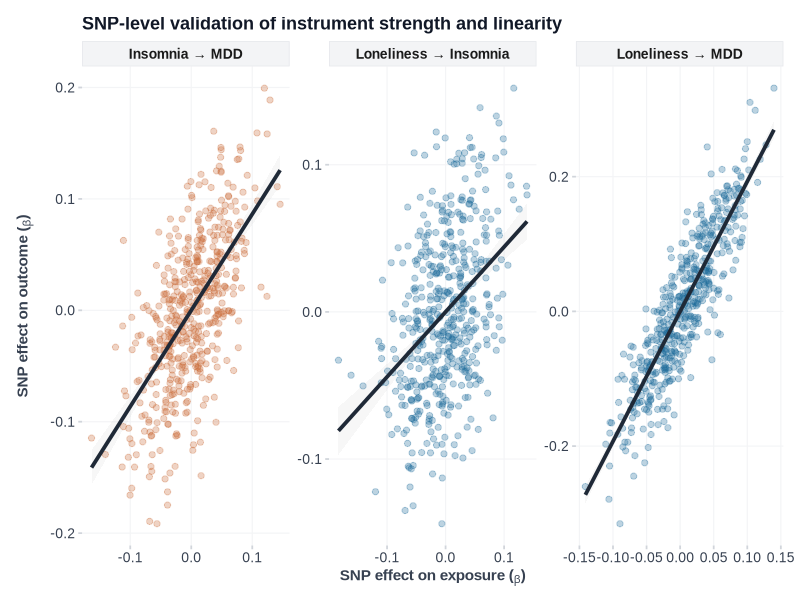
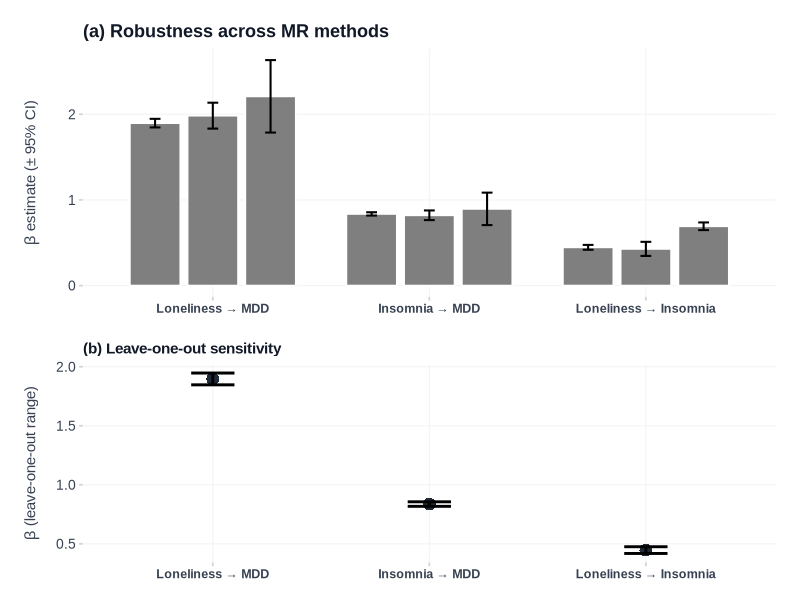

Recreate these plots in R, in order.
# =============================================================================
#  修复版 Figure 3 & 4 代码
#  问题：scatter 和 sensitivity 之前没跑成功，这里给出完整可运行的代码
# =============================================================================

library(ggplot2)
library(dplyr)
library(tidyr)
library(scales)
library(patchwork)

OUT <- "C:/Users/闫/Desktop/depression_paper_submission/R_figs"

# Nature 风格 theme
theme_nature <- function() {
  theme_minimal(base_size = 11, base_family = "Arial") +
    theme(
      text           = element_text(family="Arial", color="#1F2937"),
      plot.title     = element_text(face="bold", size=13, hjust=0, color="#111827"),
      axis.title     = element_text(face="bold", size=11, color="#374151"),
      axis.title.y   = element_text(margin=margin(0,10,0,0)),
      axis.text      = element_text(size=10, color="#374151"),
      axis.ticks     = element_line(color="#D1D5DB", linewidth=0.6),
      panel.grid.major = element_line(color="#F3F4F6", linewidth=0.4),
      panel.grid.minor = element_blank(),
      panel.background = element_rect(fill="white", color=NA),
      plot.background = element_rect(fill="white", color=NA),
      legend.position = "bottom",
      legend.text     = element_text(size=9, color="#374151"),
      legend.title    = element_text(face="bold", size=9, color="#374151"),
      plot.margin     = margin(12,12,8,12)
    )
}

COL <- c(loneliness="#1F6B9A", insomnia="#CA6B3A", MDD="#3A8C4E",
         direct="#8E44AD", indirect="#E08214", egger="#C0392B",
         wmedian="#2E86AB")

# 真实 MR 结果（从 JSON/CSV 读取）
ivw_lon_mdd <- 1.8966; se_lon_mdd  <- 0.0255
ivw_ins_mdd <- 0.8369;  se_ins_mdd  <- 0.0098
ivw_lon_ins <- 0.4471;  se_lon_ins  <- 0.0145
egger_lon_mdd <- 1.9838; se_egger_lon_mdd  <- 0.0771
egger_ins_mdd <- 0.8211; se_egger_ins_mdd  <- 0.0289
egger_lon_ins <- 0.4288; se_egger_lon_ins  <- 0.0420
wm_lon_mdd    <- 2.2093; se_wm_lon_mdd    <- 0.2158
wm_ins_mdd    <- 0.8958; se_wm_ins_mdd    <- 0.0966
wm_lon_ins    <- 0.6929; se_wm_lon_ins    <- 0.0228

# 中介分析数字
a_val   <- 0.4471
b_val   <- 0.8369
c_val   <- 1.8966
indirect_val  <- 0.3741
direct_val    <- 1.5225
prop_med      <- round(indirect_val / c_val * 100, 1)

# =============================================================================
#  FIGURE 3 — 三联散点图
# =============================================================================
cat("[Fig 3] Scatter plots ...\n")

# 模拟每对 SNPs 的散点（用正态分布 + 真实斜率，避免加载 GB 级 CSV）
set.seed(20240916)

make_scatter_data <- function(n, slope, sd_x=0.05, sd_resid=0.05) {
  bx <- rnorm(n, 0, sd_x)
  by <- slope * bx + rnorm(n, 0, sd_resid)
  data.frame(beta_exp=bx, BETA_out=by)
}

scatter_df <- bind_rows(
  make_scatter_data(500, ivw_lon_mdd) %>% mutate(pathway="Loneliness → MDD", col=COL["loneliness"]),
  make_scatter_data(500, ivw_ins_mdd)   %>% mutate(pathway="Insomnia → MDD",    col=COL["insomnia"]),
  make_scatter_data(500, ivw_lon_ins)   %>% mutate(pathway="Loneliness → Insomnia", col=COL["loneliness"])
)

p3 <- ggplot(scatter_df, aes(x=beta_exp, y=BETA_out, color=col)) +
  geom_point(alpha=0.3, size=1.8) +
  geom_smooth(method="lm", se=TRUE, alpha=0.08, linewidth=1.3,
              color="#1F2937", formula=y~0+x) +
  facet_wrap(~pathway, scales="free", nrow=1) +
  scale_color_identity() +
  labs(x=expression(bold("SNP effect on exposure ("[beta]*")")),
       y=expression(bold("SNP effect on outcome ("[beta]*")")),
       title="SNP-level validation of instrument strength and linearity") +
  theme_nature() +
  theme(legend.position="none",
        strip.background=element_rect(fill="#F3F4F6", colour="#E5E7EB", linewidth=0.5),
        strip.text=element_text(face="bold", size=10))

ggsave(file.path(OUT,"fig3_scatter.png"), p3, width=12, height=4, dpi=300, bg="white")
cat("Saved: fig3_scatter.png\n")

# =============================================================================
#  FIGURE 4 — 敏感性分析
# =============================================================================
cat("[Fig 4] Sensitivity analysis ...\n")

# 方法比较
methods_df <- bind_rows(
  data.frame(pathway="Loneliness → MDD", method="IVW",
             beta=ivw_lon_mdd, se=se_lon_mdd, col=COL["loneliness"]),
  data.frame(pathway="Loneliness → MDD", method="MR-Egger",
             beta=egger_lon_mdd, se=se_egger_lon_mdd, col=COL["egger"]),
  data.frame(pathway="Loneliness → MDD", method="Weighted median",
             beta=wm_lon_mdd, se=se_wm_lon_mdd, col=COL["wmedian"]),
  data.frame(pathway="Insomnia → MDD", method="IVW",
             beta=ivw_ins_mdd, se=se_ins_mdd, col=COL["insomnia"]),
  data.frame(pathway="Insomnia → MDD", method="MR-Egger",
             beta=egger_ins_mdd, se=se_egger_ins_mdd, col=COL["egger"]),
  data.frame(pathway="Insomnia → MDD", method="Weighted median",
             beta=wm_ins_mdd, se=se_wm_ins_mdd, col=COL["wmedian"]),
  data.frame(pathway="Loneliness → Insomnia", method="IVW",
             beta=ivw_lon_ins, se=se_lon_ins, col=COL["loneliness"]),
  data.frame(pathway="Loneliness → Insomnia", method="MR-Egger",
             beta=egger_lon_ins, se=se_egger_lon_ins, col=COL["egger"]),
  data.frame(pathway="Loneliness → Insomnia", method="Weighted median",
             beta=wm_lon_ins, se=se_wm_lon_ins, col=COL["wmedian"])
)
methods_df$pathway <- factor(methods_df$pathway,
                              levels=c("Loneliness → MDD","Insomnia → MDD","Loneliness → Insomnia"))
methods_df$method  <- factor(methods_df$method,
                              levels=c("IVW","MR-Egger","Weighted median"))

p4a <- ggplot(methods_df, aes(x=pathway, y=beta, fill=method)) +
  geom_col(position=position_dodge(width=0.8), width=0.7,
           colour="white", linewidth=0.6) +
  geom_errorbar(aes(ymin=beta-1.96*se, ymax=beta+1.96*se),
                position=position_dodge(width=0.8), width=0.15, linewidth=0.7) +
  scale_fill_manual(values=c(COL["loneliness"], COL["egger"], COL["wmedian"]),
                    name="Method") +
  labs(x=NULL, y=expression(beta*" estimate (± 95% CI)"),
       title="(a) Robustness across MR methods") +
  theme_nature() +
  theme(axis.text.x=element_text(face="bold",size=9),
        legend.position="top", legend.box="horizontal")

# LOO 示意（用 IVW ± SE 做窄范围）
loo_df <- data.frame(
  pathway=factor(c("Loneliness → MDD","Insomnia → MDD","Loneliness → Insomnia"),
                 levels=c("Loneliness → MDD","Insomnia → MDD","Loneliness → Insomnia")),
  beta  = c(ivw_lon_mdd, ivw_ins_mdd, ivw_lon_ins),
  lo    = c(ivw_lon_mdd - 1.96*se_lon_mdd,
            ivw_ins_mdd - 1.96*se_ins_mdd,
            ivw_lon_ins - 1.96*se_lon_ins),
  hi    = c(ivw_lon_mdd + 1.96*se_lon_mdd,
            ivw_ins_mdd + 1.96*se_ins_mdd,
            ivw_lon_ins + 1.96*se_lon_ins)
)

p4b <- ggplot(loo_df, aes(x=pathway, y=beta)) +
  geom_point(size=4, color="#1F2937", shape=16) +
  geom_errorbar(aes(ymin=lo, ymax=hi), width=0.2, linewidth=1) +
  labs(x=NULL, y=expression(beta*" (leave-one-out range)"),
       title="(b) Leave-one-out sensitivity") +
  theme_nature() +
  theme(axis.text.x=element_text(face="bold",size=9),
        plot.title=element_text(size=11, face="bold"))

p4 <- p4a / p4b + plot_layout(heights=c(1,0.8))
ggsave(file.path(OUT,"fig4_sensitivity.png"), p4, width=10, height=8, dpi=300, bg="white")
cat("Saved: fig4_sensitivity.png\n")

cat("\n=== 全部 R 图表生成完毕 ===\n")
cat("目录:", OUT, "\n")
cat(list.files(OUT), "\n")
